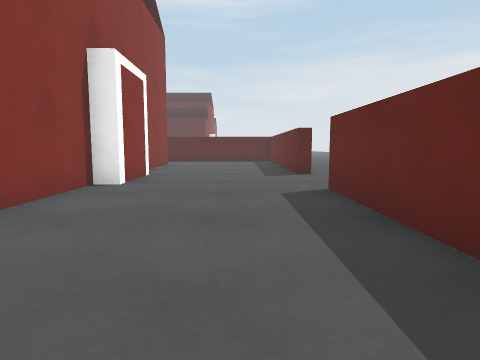
View 1 (above)

24 first-person views from a walk through a Unity game level. The camera is 0.68 m above the floor, tilts 6° down and sees 75° across. The floor is counted in squares, 1 m on a side. Each view is taken from the middle of a square. On the plan, view 1 faces up. The plan holds only what a view shows up to about 10 squares ahead; the rest is blank. The place goes on beyond the plan. The player character is not drawn.

View 2
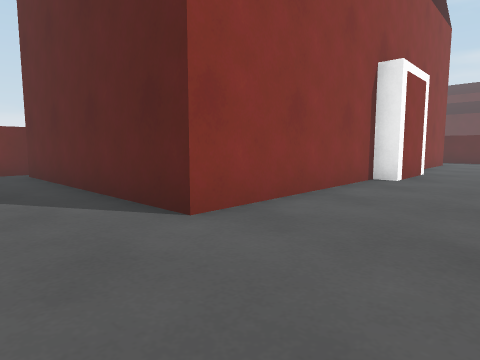

View 3
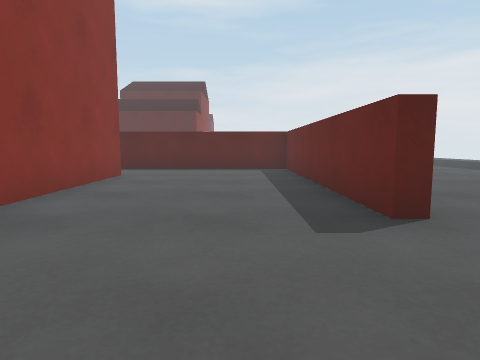

View 4
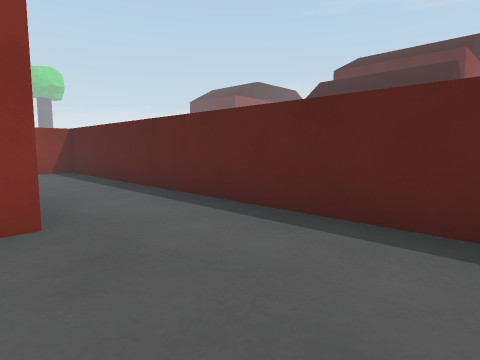

View 5
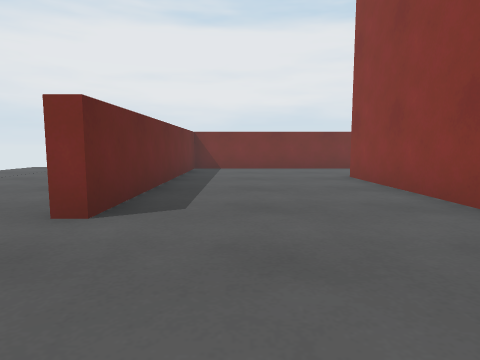

View 6
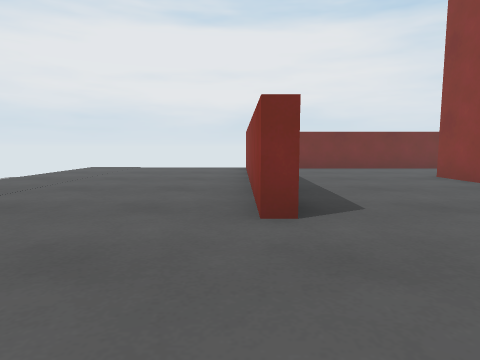

View 7
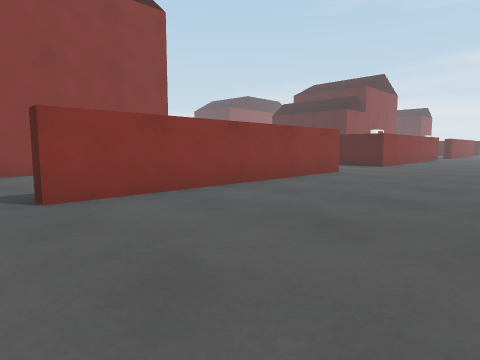

View 8
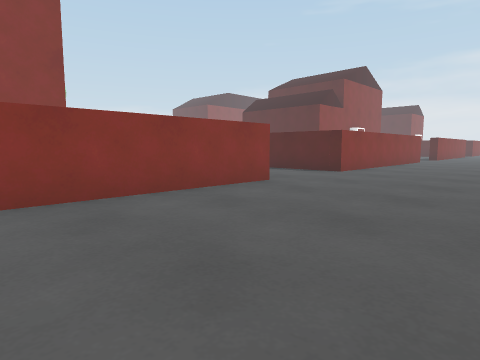

View 9
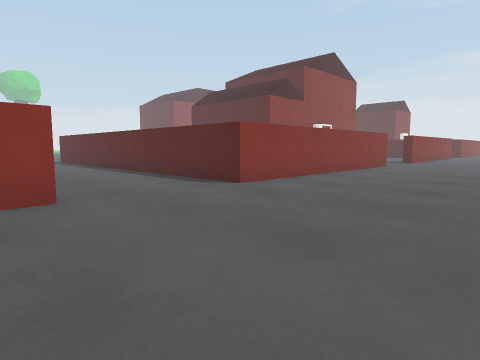

View 10
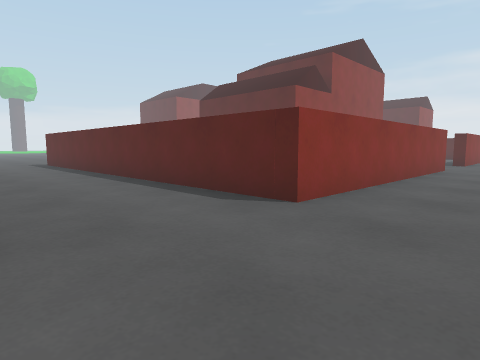

View 11
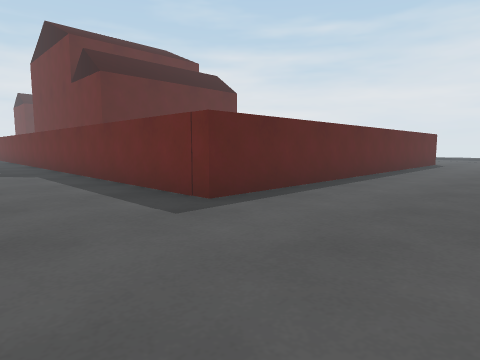

View 12
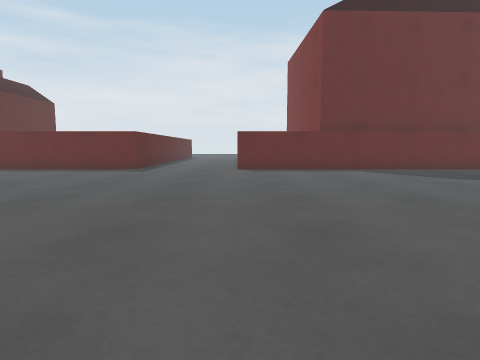

View 13
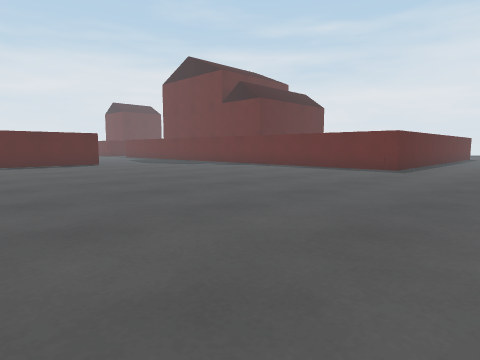

View 14
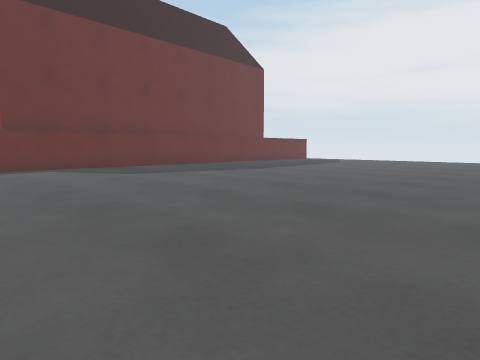

View 15
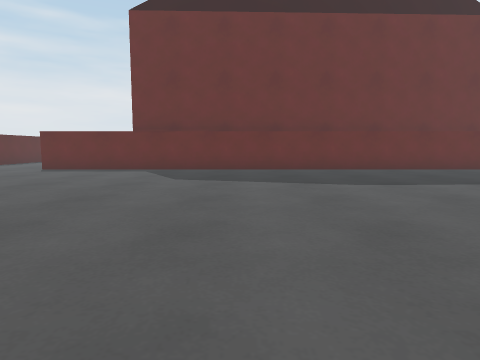

View 16
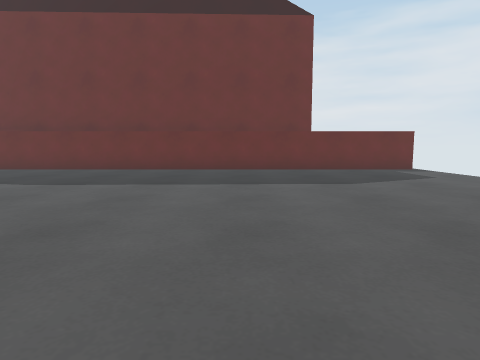

View 17
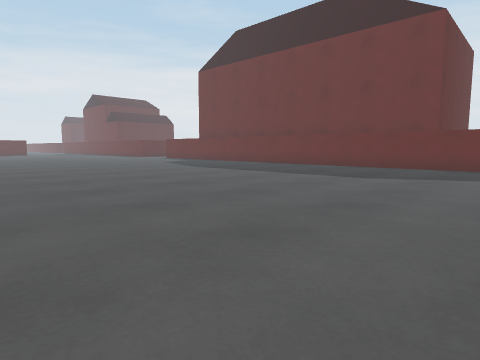

View 18
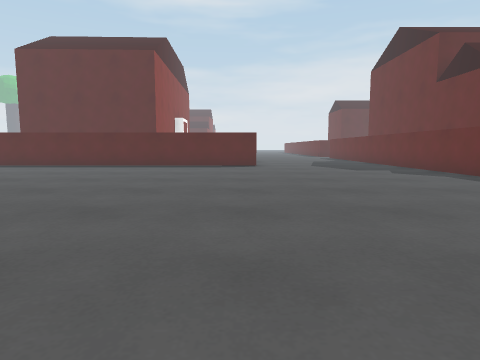

View 19
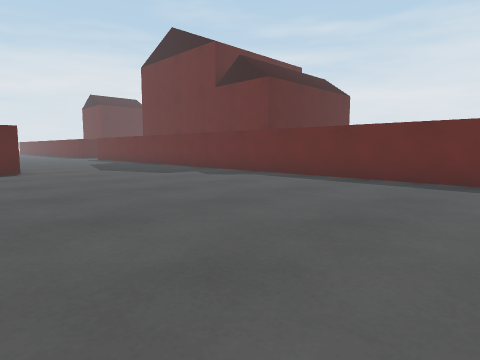

View 20
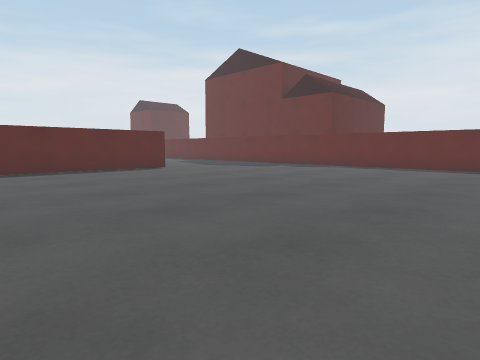

View 21
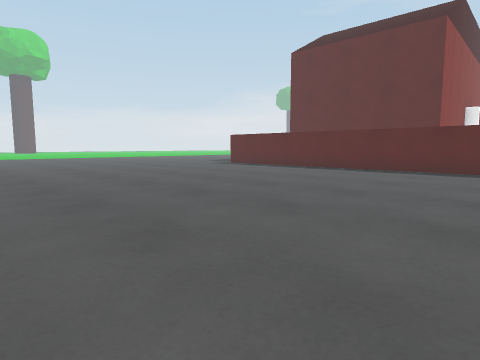

View 22
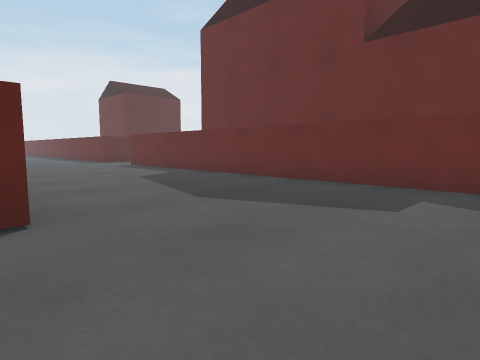

View 23
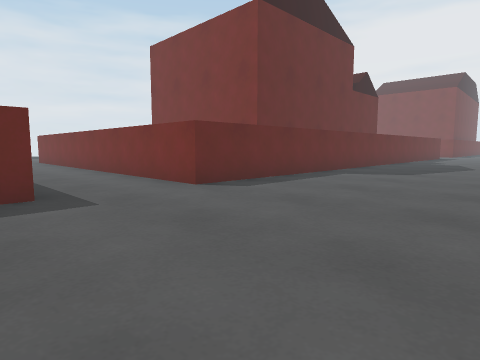

View 24
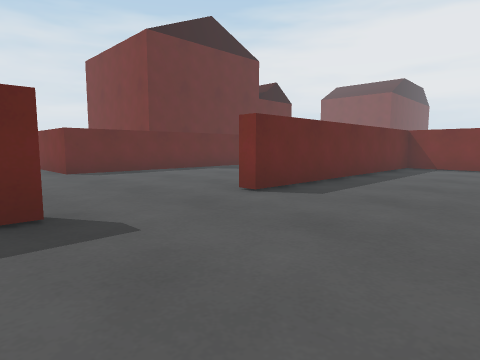

### Floor plan
Key: @ floor where view 1 was taken; # wall or solid block; . floor; v drop or lower ground; O other object.
Columns run from 21 left of view 1 to 7 right of it. Each row starts with its distance up from view 1.
 39        .....
 38    ...#.....#
 37    ................
 36    ................
 35    .........#######
 34    ...#.....#
 33     ..# ....#
 32     ..# ....#O
 31     ..#.....#O
 30     ..#.....#O
 29     ..#.....#O
 28     ..#.....#O
 27 #######.....#O
 26 ............#O
 25 ............#O        #...
 24 ............#         #....
 23 ............#         #....
 22 ............#         #....
 21 ............#         #....
 20 ............#         #....
 19 ............#         #....
 18  ...........###########.....
 17   ..........................
 16   ..........................
 15   ..........###########.....v
 14  ...........#.........#.....v
 13  ...........#  .......#.....
 12  ...........#     #...#.....
 11  ...........#     #...#.....
 10  ...........#     #...#.....
  9   ..........#     #...#.....
  8   ..........#     #...#.....
  7   ..........#     #.........
  6   ..........#     #.......
  5   ..........#     #...#....
  4   ..........#     #...#....
  3   ..........#     #...#.....
  2  ...........#    ##...#.....v
  1  ...........######O...#.....v
  0  ...........#........@#.....v
 -1  ...........#    .....#.....v
 -2  .....  ....#    ######.....v

Positions as (right, up) in squares from view 1, and headings:
1: (0, 0), facing up
2: (0, -1), facing up-left
3: (0, 5), facing up
4: (0, 12), facing up-left
5: (0, 8), facing down
6: (2, 8), facing down
7: (6, 7), facing up-left
8: (6, 10), facing up-left
9: (6, 14), facing up-left
10: (4, 15), facing up-left
11: (-12, 15), facing up-right
12: (-19, 15), facing right
13: (-19, 15), facing up-right
14: (-20, 14), facing down-right
15: (-19, 9), facing right
16: (-19, 3), facing right
17: (-20, -2), facing up-right
18: (-15, 16), facing up
19: (-16, 18), facing up-right
20: (-20, 18), facing up-right
21: (-16, 18), facing up-left
22: (-15, 24), facing up-right
23: (-14, 39), facing down-right
24: (-18, 38), facing down-right
